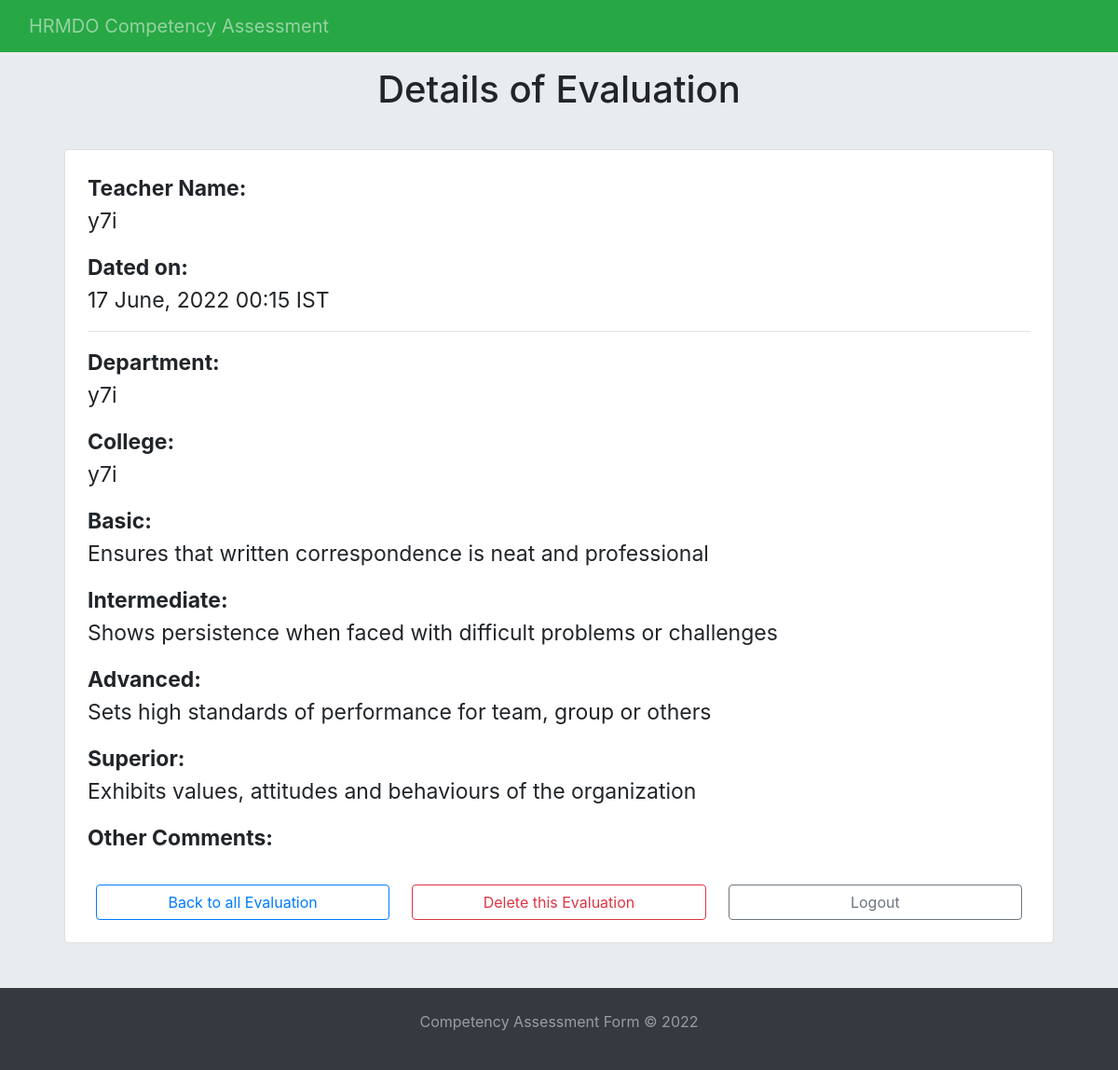
The page /review/feedback/6/ (signed in) on the database its author committed.
### Feedback/models.py (models this page shows, shortened)
class FeedbackData(models.Model):
    class Meta:
        verbose_name_plural = 'Feedback Data'
    BasicChoice = (
        ('Demonstrates professional competence and mastery of subject matter', 'Demonstrates professional competence and mastery of subject matter'),
        ('Meets commitments, observes deadlines and achieves desired results', 'Meets commitments, observes deadlines and achieves desired results'),
        ('Admits mistakes and refocuses efforts when appropriate','Admits mistakes and refocuses efforts when appropriate'),
        ('Completes own work on time','Completes own work on time'),
        ('Ensures that written correspondence is neat and professional','Ensures that written correspondence is neat and professional'),
        ('Works to overcome obstacles to completing tasks or assignments','Works to overcome obstacles to completing tasks or assignments')
    )
    IntermediateChoice = (
        ('Shows persistence when faced with difficult problems or challenges','Shows persistence when faced with difficult problems or challenges' ),
        ('Modifies behaviour as appropriate to meet the expectations of the position and the situation','Modifies behaviour as appropriate to meet the expectations of the position and the situation'),
        ('Accepts responsibility for outcomes (positive or negative) of ones work, and admits mistakes and refocuses efforts when appropriate','Accepts responsibility for outcomes (positive or negative) of ones work, and admits mistakes and refocuses efforts when appropriate'),
        ('Sets high standards of work performance for self','Sets high standards of work performance for self'),
        ('Reviews own work and others for quality','Reviews own work and others for quality'),
        ('Dedicates required time and energy to assignments or tasks that no aspects of the work is neglected','Dedicates required time and energy to assignments or tasks that no aspects of the work is neglected')
    )
    AdvancedChoice = (
        ('Expresses personal developmental goals and engages in activities to achieve them','Expresses personal developmental goals and engages in activities to achieve them' ),
        ('Acknowledges others desire for development and creates a team atmosphere towards mutual improvement','Acknowledges others desire for development and creates a team atmosphere towards mutual improvement'),
        ('Provides encouragement and support to others in accepting responsibility','Provides encouragement and support to others in accepting responsibility'),
        ('Does not accept others denial of responsibility without questioning','Does not accept others denial of responsibility without questioning'),
        ('Sets high standards of performance for team, group or others','Sets high standards of performance for team, group or others'),
        ('Sets examples of high-quality work for peers','Sets examples of high-quality work for peers')
    )
    SuperiorChoice = (
        ('Demonstrates a high level of personal responsibility, dependability and reliability','Demonstrates a high level of personal responsibility, dependability and reliability' ),
        ('Exhibits values, attitudes and behaviours of the organization','Exhibits values, attitudes and behaviours of the organization'),
        ('Establishes criteria and/or work procedures to achieve a high level of quality, productivity and service','Establishes criteria and/or work procedures to achieve a high level of quality, productivity and service')
    )
    date_submitted = models.DateTimeField(auto_now=True)
    teacher_name = models.CharField(verbose_name='Name:', max_length=225,
                                     blank=False)
    punctuality = models.CharField(verbose_name='Department', max_length=225,
                                blank=False)
    portion = models.CharField(verbose_name='College', max_length=225,
                                blank=False)
    basic = models.CharField(verbose_name='Basic',
                             max_length=225,
                             choices=BasicChoice)
    intermediate = models.CharField(verbose_name='Intermediate',
                             max_length=225,
                             choices=IntermediateChoice)
    advanced = models.CharField(verbose_name='Advanced',
                             max_length=400,
                             choices=AdvancedChoice)
    superior = models.CharField(verbose_name='Superior',
                             max_length=225,
                             choices=SuperiorChoice)

### Review/views.py (the view)
# urls.py: path('feedback/<int:pk>/', FeedbackDetailView.as_view(), name='FeedbackDetailView'),
class FeedbackDetailView(LoginRequiredMixin, DetailView):
    model = FeedbackData
    template_name = 'Review/detail_feedback.html'
    context_object_name = 'feedback'

### Review/templates/Review/detail_feedback.html
{% extends 'Home/index.html' %}
{% block content %}
    <div class="container">
        <h1 class="text-center py-3">Details of Evaluation</h1>
        <div class="card p-4 m-4">
            <p style="font-size: 23px;"><strong>Teacher Name:</strong><br>{{ feedback.teacher_name }}</p>
            <p style="font-size: 23px;"><strong>Dated on:</strong><br>{{ feedback.date_submitted|date:'d F, Y H:i e' }}</p>
            <hr class="p-0 m-0 mb-3">
            <p style="font-size: 23px;"><strong>Department:</strong><br>{{ feedback.punctuality }}</p>
            <p style="font-size: 23px;"><strong>College:</strong><br>{{ feedback.portion }}</p>
            <p style="font-size: 23px;"><strong>Basic:</strong><br>{{ feedback.basic }}</p>
            <p style="font-size: 23px;"><strong>Intermediate:</strong><br>{{ feedback.intermediate }}</p>
            <p style="font-size: 23px;"><strong>Advanced:</strong><br>{{ feedback.advanced }}</p>
            <p style="font-size: 23px;"><strong>Superior:</strong><br>{{ feedback.superior }}</p>
            <p style="font-size: 23px;"><strong>Other Comments:</strong><br>{{ feedback.comments }}</p>
            <div class="row pt-3">
                <a class="btn btn-outline-primary ml-4 mr-4 col" role="button" href="{% url 'ListFeedbackView' %}">Back to all Evaluation</a>
                <a class="btn btn-outline-danger mr-4 col" role="button" href="{% url 'DeleteFeedbackView' feedback.id %}">Delete this Evaluation</a>
                <a class="btn btn-outline-secondary mr-4 col" role="button" href="{% url 'LogoutView' %}">Logout</a>
            </div>
        </div>
    </div>
{% endblock content %}

### Home/static/Home/styles.css (style rules this page uses)
body { height: 100%; background-color: #e9ecef; }
html { height: 100%; }

### rows shown on the page
FeedbackData: teacher_name "y7i", date_submitted "17 June, 2022 00:15 IST", punctuality "y7i", portion "y7i", basic "Ensures that written correspondence is neat and professional", intermediate "Shows persistence when faced with difficult problems or challenges", advanced "Sets high standards of performance for team, group or others", superior "Exhibits values, attitudes and behaviours of the organization"
